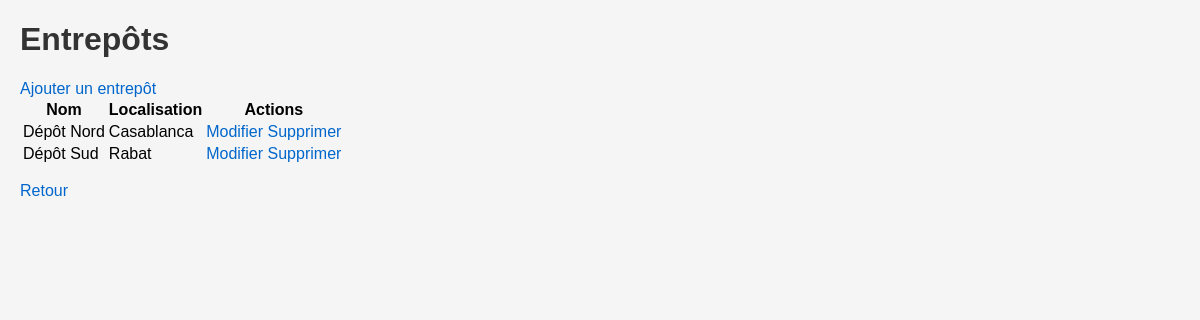
The page /warehouses/warehouse_list.php (signed in) on the database its author committed.
### tables this page shows
CREATE TABLE warehouses (
    id INT AUTO_INCREMENT PRIMARY KEY,
    name VARCHAR(150) NOT NULL,
    location VARCHAR(150) NOT NULL
);

### warehouses/warehouse_list.php (the view, shortened to what this page needs)
<?php
require_once __DIR__ . '/../auth/check_auth.php';
$sql = 'SELECT id, name, location FROM warehouses ORDER BY name';
$result = mysqli_query($conn, $sql);
?>
<!DOCTYPE html>
<html lang="fr">
<head>
    <link rel="stylesheet" href="/workspace/tstprj/assets/style.css">
</head>
<body>
    <h1>Entrepôts</h1>
    <a href="/workspace/tstprj/warehouses/warehouse_add.php">Ajouter un entrepôt</a>
    <table>
        <thead>
            <tr>
                <th>Nom</th>
                <th>Localisation</th>
                <th>Actions</th>
            </tr>
        </thead>
        <tbody>
            <?php while ($row = mysqli_fetch_assoc($result)): ?>
                <tr>
                    <td><?php echo htmlspecialchars($row['name']); ?></td>
                    <td><?php echo htmlspecialchars($row['location']); ?></td>
                    <td>
                        <a href="/workspace/tstprj/warehouses/warehouse_edit.php?id=<?php echo $row['id']; ?>">Modifier</a>
                        <a href="/workspace/tstprj/warehouses/warehouse_delete.php?id=<?php echo $row['id']; ?>">Supprimer</a>
                    </td>
                </tr>
            <?php endwhile; ?>
        </tbody>
    </table>
    <p><a href="/workspace/tstprj/index.php">Retour</a></p>
</body>
</html>

### assets/style.css (style rules this page uses)
body { font-family: Arial, sans-serif; margin: 20px; background-color: #f5f5f5; }
h1 { color: #333; }
a { color: #0066cc; text-decoration: none; }

### rows shown on the page
warehouses: name "Dépôt Nord", location "Casablanca"
warehouses: name "Dépôt Sud", location "Rabat"
